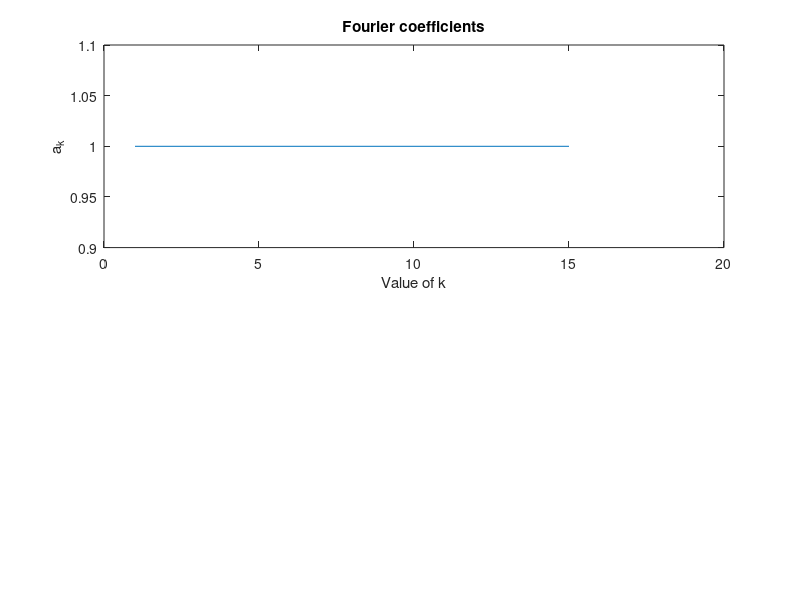

MATLAB code for this plot: (Note: this script raises an error after producing the figure.)
A=ones(1,15);

subplot(2,3,1:3);
plot(A);
title("Fourier coefficients");
xlabel('Value of k');
ylabel('a_k');

Anew=LPF(A,3.5);
y=partialfouriersums(Anew,T,t);
subplot(2,3,4);
plot(t,y);
title('Low Pass Filter');
xlabel('time');
ylabel('Low Passed signal');

Anew=HPF(A,3.5);
y=partialfouriersums(Anew,T,t);
subplot(2,3,5);
plot(t,y);
title('High Pass Filter');
xlabel('time');
ylabel('High Passed signal');

Anew=func_c(A);
y=partialfouriersums(Anew,T,t);
subplot(2,3,6);
plot(t,y);
title('Function applied');
xlabel('time');
ylabel('Output signal');